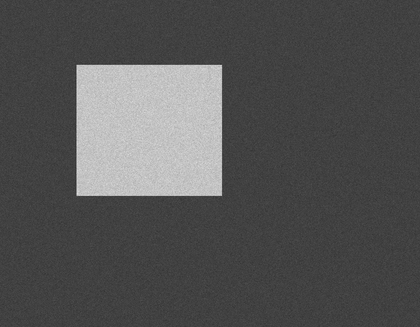
%> input picture MatLab/Procesamiento de Imagenes/3º Parcial/obj2_.png, 420 x 327 px, shrunk from 906 x 706 before the run
$ octave segOtsu.m   (GNU Octave 9; MATLAB toolbox functions it lacks are replaced by stand-ins)
%> lines starting %> are read from the running program, lines starting %| are printed output that depends on the picture; in (x1, y1, x2, y2) boxes, pixels count from 0 and x2, y2 are one past the last pixel; in counts of white or black regions, pixels touching at a corner belong together; the program's own positions count from 1

close all;
clear all;

I=imread('obj2_.png');
%> I is the input picture: size 327x420x3 uint8; min 46, max 224, mean 83.1
figure(1),imshow(I);
gris= rgb2gray(I);

n=imhist(gris);
%> n = 256 values, max 13931 at index 66, min 0 at index 1, mean 536.5
N=sum(n);
%> N = 137340
max=0;

%Vector para guardar varianzas
varia = [];

for i=1:256
     %Probabilidad para cada nivel de intensidad
     P(i)=n(i)/N;
end
%> after the loop, P = 256 values, max 0.101 at index 66, min 0 at index 1, mean 0.00391

for k = 1:255

    %Probabilidad para la class 1
    w0=sum(P(1:k));
    %Probabilidad para la class 2
    w1=sum(P(k+1:256));

    % media clase 1
    u0=dot([0:k-1],P(1:k))/w0;
    % media clase 2
    u1=dot([k:255],P(k+1:256))/w1;

    vsum = 0;
    %varianza clase 1
    for i = 1:k
     vsum = vsum + ((i-u0)^2)*(n(i));
    end
    var0 =  vsum/w0;

    vsum = 0;
    %varianza clase 2
    for i = k+1:256
     vsum = vsum + ((i-u1)^2)*(n(i));
    end
    var1 =  vsum/w1;

    %varianza entre clases
    sigma = w0*var0+w1*var1;

    %Calcula el complemento de la varianza
    %sigma=w0*w1*((u1-u0)^2);

    varia(k)= sigma;

    % [6 lines of commented-out code are left out]
end
%> this loop made 255 passes
%> (w0, w1, u0, u1, var0, var1, sigma) on passes 1 to 3: (0, 1, NaN, 83.06, NaN, 278776398.3, NaN), (0, 1, NaN, 83.06, NaN, 278776398.3, NaN), (0, 1, NaN, 83.06, NaN, 278776398.3, NaN)

% el punto de segmentacion se da donde empieza a subir x.
for x = 1:256
    if (varia(x)<varia(x+1))
    umbral = x;
    break;
    end
end
%> after the loop, umbral = 130

%Muestra el histograma con el umbral resaltado
figure(2),imhist(gris);
hold on;
line([umbral, umbral], ylim, 'LineWidth', 2 ,'Color',[0.4 0.1 0.5]);
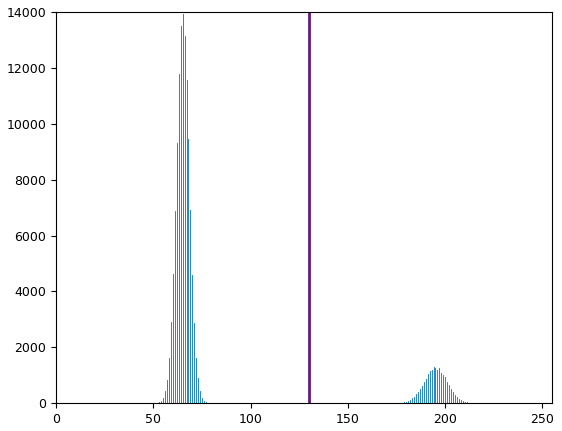
%> figure redrawn from the program's plot data; highest point at x = 65, y = 13931

%Muestra Grafica de varianza
figure(3),plot(varia);
hold on;
line([umbral, umbral], ylim, 'LineWidth', 2 ,'Color',[0.4 0.1 0.5]);
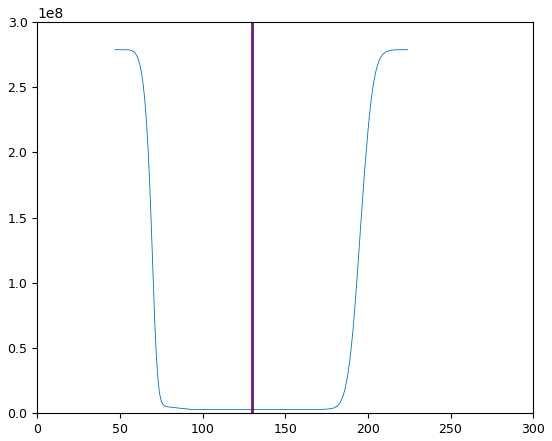
%> figure redrawn from the program's plot data; highest point at x = 47, y = 278775024.8

%Muestra resultado en imagen binaria
imgsegmentada=im2bw(gris,umbral/255);
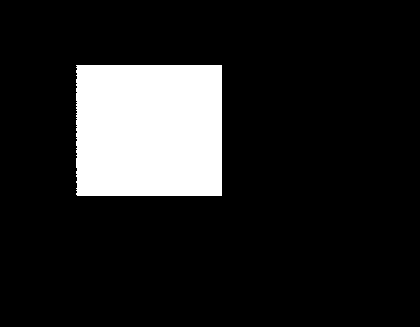
%> imgsegmentada: size 327x420 logical; 13.9% white; 1 white region, box (x1, y1, x2, y2) and area: (76, 65, 222, 196) 19074
figure(4),imshow(imgsegmentada);

% Metodo de matlab
% level = graythresh(I);
% otsuML = im2bw(level);
% figure(5),imshow(bw);
